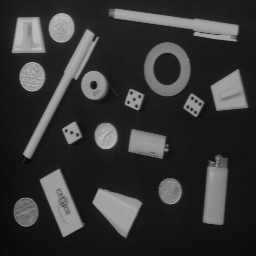
#> input picture Taller3/images/OBJECTS.png, 256 x 256 px; its folder holds 5 pictures in this run; the run also reads 2 pictures not shown here
$ jupyter execute --allow-errors Taller3.ipynb   (shell and % lines are left out)
#> lines starting #> are read from the running program, lines starting #| are printed output that depends on the picture; after the words box and inside, x2 and y2 are one past the last pixel; in counts of white or black regions, pixels touching at a corner belong together
# **Taller 3: Segmentación**

## **IMÁGENES Y VISIÓN - ISIS4825**

### **Profesor**: PhD Juan Pablo Reyes

### **Autores**: Estefanía Laverde, Harvy Benitez.

**Nota:** Se declara el uso de ChatGPT en la elaboración de la versión final de este Taller. Siguiendo la recomendación del profesor, se utilizó como base el código provisto en el enlace del Taller 3, dado que este facilita implementaciones específicas que resultan innecesariamente complejas cuando se generan desde cero con una herramienta de IA.

La IA generativa fue empleada principalmente para mejorar la redacción de los párrafos de algunas respuestas, pero haciendo el análisis por cuenta propia.

[cell 1]
from skimage.util import random_noise
from skimage.filters import threshold_local
from skimage.segmentation import flood
from skimage.segmentation import slic
from skimage import segmentation

from sklearn.cluster import KMeans

import matplotlib.pyplot as plt
import numpy as np
import cv2
import os

# **1. Segmentación por umbralización**

### **1.1 Cree una nueva sección en su notebook**
### **1.2 Cargue la imagen de trabajo objects.png  y visualícela**

[cell 2]
# guardar el path de las imagenes
images_path = 'images/'

# observamos las imagenes en el directorio
os.listdir(images_path)

[cell 3]
# lectura de la imagen
objects_image = cv2.imread(images_path + 'OBJECTS.png', cv2.IMREAD_GRAYSCALE)
#> objects_image is the input picture: shape (256, 256); min 7, max 188, mean 53.3

# visualizar la imagen
plt.imshow(objects_image, cmap='gray', vmin=0, vmax=255)
plt.axis('off')
plt.title('OBJECTS')
plt.show()

### **1.3 Visualice el histograma de la imagen de trabajo**

[cell 4]
objects_hist = cv2.calcHist([objects_image], [0], None, [256], [0, 256])
#> objects_hist = 256 values, max 3542 at index 21, min 0 at index 0, mean 256

plt.plot(objects_hist)
plt.title('Histograma de OBJECTS')
plt.show()

### **1.4 Aplique el algoritmo de umbralización global**

[cell 5]
_, thres_image = cv2.threshold(objects_image, 65, 255, cv2.THRESH_BINARY)
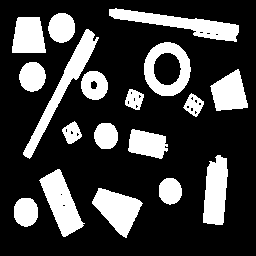
#> thres_image: shape (256, 256); 24.5% white; 18 white regions, largest, box (x1, y1, x2, y2) and area: (109, 8, 239, 42) 1655, (23, 29, 99, 159) 1638, (39, 169, 85, 237) 1490

plt.imshow(thres_image, cmap='gray')
plt.axis('off')
plt.title('Umbralización con valor fijo')
plt.show()

### **1.5 Aplique el algoritmo de umbralización de Otsu con un solo valor**

[cell 6]
threshold, thres_image_otsu = cv2.threshold(objects_image, 0, 255, cv2.THRESH_BINARY+cv2.THRESH_OTSU)
#> thres_image_otsu: shape (256, 256); 23.5% white; 18 white regions, largest, box (x1, y1, x2, y2) and area: (109, 9, 239, 42) 1596, (23, 29, 99, 159) 1563, (40, 169, 84, 237) 1448
#> threshold = 84
print(f"Valor de umbral para Otsu: {threshold}")
#| Valor de umbral para Otsu: 84.0

plt.imshow(thres_image_otsu, cmap='gray')
plt.axis('off')
plt.title('Umbralización con Otsu')
plt.show()

### **1.6 Ahora introduzca ruido gaussiano aditivo con varianza de 0.001 y luego con varianza de 0.05. Visualice el histograma de la imagen resultante. ¿Qué sucede? ¿Por qué sucede esto?**

[cell 7]
# introducir ruido gausiando
noised_image_001 = random_noise(objects_image, mode='gaussian', mean=0,  var=0.001)
noised_image_05 = random_noise(objects_image, mode='gaussian', mean=0,  var=0.05)
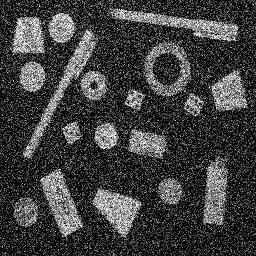
#> noised_image_05: shape (256, 256) float64; min 0, max 1, mean 0.246

plt.figure(figsize=(12, 6))
plt.subplot(1, 2, 1)
plt.imshow(noised_image_001, cmap='gray')
plt.axis('off')
plt.title('Imagen con ruido gaussiano (var=0.001)')

plt.subplot(1, 2, 2)
plt.imshow(noised_image_05, cmap='gray')
plt.axis('off')
plt.title('Imagen con ruido gaussiano (var=0.05)')
plt.show()

# histogramas de las imágenes ruidosas

# convertir las imagenes ruidosas a 8 bits - la imagen original es continua de 0 a 1. Se multiplica por 255 y luego se pasa a 8bits
noised_001_uint8 = (noised_image_001 * 255).astype(np.uint8)
noised_05_uint8 = (noised_image_05 * 255).astype(np.uint8)

objects_hist_001 = cv2.calcHist([noised_001_uint8], [0], None, [256], [0, 256])
#> objects_hist_001 = 256 values, max 1905 at index 22, min 0 at index 200, mean 256
objects_hist_05 = cv2.calcHist([noised_05_uint8], [0], None, [256], [0, 256])
#> objects_hist_05 = 256 values, max 16912 at index 0, min 19 at index 250, mean 256

plt.figure(figsize=(12, 6))
plt.subplot(1, 2, 1)
plt.plot(objects_hist_001)
plt.title('Histograma de imagen con ruido (var=0.001)')

plt.subplot(1, 2, 2)
plt.plot(objects_hist_05)
plt.title('Histograma de imagen con ruido (var=0.05)')
plt.show()

Al introducir ruido gaussiano aditivo a la imagen, el valor de cada píxel se modifica mediante la suma de una variable aleatoria extraída de una distribución normal con media $\mu = 0$ y varianza $\sigma^2$ definida. En estas imágenes se percibe que al aumentar la varianza, el ruido aleatorio se aleja de la media tomando valores más extremos, lo que genera que la gran mayoría de ellos se saturen a los valores máximos y mínimos de la imagen, es decir, 0 y 255.

En el histograma se ven reflejados estos efectos: la varianza de 0.001 mantiene el ruido cercano a la media (0), por lo que, la distribución de la imagen resultante es muy similar a la original, mientras que, la varianza de 0.05 genera una gran cantidad de valores saturados, dando como resultado dos picos principales, el mayor en torno a 0 y el otro en torno a 255.

### **1.7 Vuelva a correr las umbralizaciones sobre la imagen ¿Cómo afecta el ruido al resultado?**

[cell 8]
# umbralizaciones manuales con valor 65
_, thres_image_001 = cv2.threshold(noised_001_uint8, 65, 255, cv2.THRESH_BINARY)
#> thres_image_001: shape (256, 256); 24.4% white; 18 white regions, largest, box (x1, y1, x2, y2) and area: (109, 8, 239, 42) 1654, (23, 29, 99, 159) 1633, (40, 169, 84, 237) 1486
_, thres_image_05 = cv2.threshold(noised_05_uint8, 65, 255, cv2.THRESH_BINARY)
#> thres_image_05: shape (256, 256); 39.7% white; 2980 white regions (2939 under 20 px), largest, box (x1, y1, x2, y2) and area: (20, 25, 113, 163) 2471, (103, 0, 241, 43) 1879, (7, 6, 88, 62) 1864

# umbralizaciones con Otsu
threshold_001, thres_image_otsu_001 = cv2.threshold(noised_001_uint8, 0, 255, cv2.THRESH_BINARY+cv2.THRESH_OTSU)
#> thres_image_otsu_001: shape (256, 256); 23.4% white; 22 white regions (4 under 20 px), largest, box (x1, y1, x2, y2) and area: (109, 9, 239, 42) 1600, (23, 29, 99, 159) 1559, (40, 169, 84, 237) 1442
#> threshold_001 = 84
threshold_05, thres_image_otsu_05 = cv2.threshold(noised_05_uint8, 0, 255, cv2.THRESH_BINARY+cv2.THRESH_OTSU)
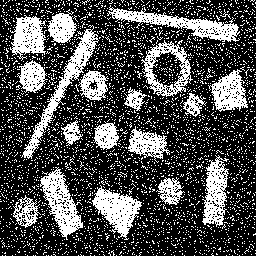
#> thres_image_otsu_05: shape (256, 256); 31.2% white; 3344 white regions (3325 under 20 px), largest, box (x1, y1, x2, y2) and area: (21, 25, 99, 159) 1508, (107, 5, 240, 42) 1507, (40, 167, 83, 240) 1316
#> threshold_05 = 84
print(f"Valor de umbral para Otsu (var=0.001): {threshold_001}")
#| Valor de umbral para Otsu (var=0.001): 84.0
print(f"Valor de umbral para Otsu (var=0.05): {threshold_05}")
#| Valor de umbral para Otsu (var=0.05): 84.0

# visualización de las imagenes resultantes

plt.figure(figsize=(12, 12))
plt.subplot(2, 2, 1)
plt.imshow(thres_image_001, cmap='gray')
plt.axis('off')
plt.title('Umbralización manual (var=0.001)')
plt.subplot(2, 2, 2)
plt.imshow(thres_image_05, cmap='gray')
plt.axis('off')
plt.title('Umbralización manual (var=0.05)')
plt.subplot(2, 2, 3)
plt.imshow(thres_image_otsu_001, cmap='gray')
plt.axis('off')
plt.title('Umbralización Otsu (var=0.001)')
plt.subplot(2, 2, 4)
plt.imshow(thres_image_otsu_05, cmap='gray')
plt.axis('off')
plt.title('Umbralización Otsu (var=0.05)')
plt.show()

El ruido gaussiano aditivo degrada la eficacia de la umbralización a medida que aumenta la varianza. Con una varianza baja, el histograma de la imagen continúa siendo bimodal, de modo que tanto con el umbral manual como con aquel del método Otsu se logre una segmentación adecuada. Sin embargo, al incrementar la varianza a 0.05 el ruido genera una gran cantidad de valores saturados, lo que distorsiona el histograma creando nuevos picos en valores extremos y, vuelve más difícil encontrar un umbral que separe de forma clara los objetos del fondo. Como resultado, en la imagen segmentada aparece mucho ruido, similar al efecto de sal y pimienta, lo que demuestra que el algoritmo no pudo adaptarse a la nueva distribución de la imagen.

### **1.8 Cargue ahora la imagen de trabajo de text, visualícela y visualice su histograma**

[cell 9]
text_image = cv2.imread(images_path + 'TEXT.png', cv2.IMREAD_GRAYSCALE)
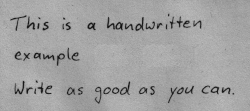
#> input picture Taller3/images/TEXT.png, 250 x 111 px
#> text_image is the input picture: shape (111, 250); min 17, max 189, mean 162.1
hist_text = cv2.calcHist([text_image], [0], None, [256], [0, 256])
#> hist_text = 256 values, max 1675 at index 167, min 0 at index 0, mean 108.4

plt.figure(figsize=(12, 6))
plt.subplot(1, 2, 1)
plt.imshow(text_image, cmap='gray')
plt.axis('off')
plt.title('TEXT')
plt.subplot(1, 2, 2)
plt.plot(hist_text)
plt.title('Histograma de TEXT')
plt.show()

### **1.9 Introduzca ahora una sombra circular lateral y una sombra sinusoidal en la imagen (pruebe con diferentes valores y úselos para los pasos 10 y 11). Visualice el resultado.**

[cell 10]
# calculo de la sobra circular 1
rows, cols = text_image.shape
x, y = np.meshgrid(np.arange(cols), np.arange(rows))
cx, cy = cols // 2, rows // 2  # centro de la imagen
distance = np.sqrt((x - cx) ** 2 + (y - cy) ** 2) # distancia de cada píxel al centro
max_dist = np.sqrt(cx**2 + cy**2) # distancia máxima posible (esquina de la imagen)
spot_shading = 1 - (distance / max_dist)  # aplicar un gradiente
spot_image = text_image * spot_shading
spot_image = spot_image.astype(np.uint8)

# calculo de la sobra circular 2
rows, cols = text_image.shape
x, y = np.meshgrid(np.arange(cols), np.arange(rows))
cx, cy = cols // 2, rows // 2  # centro de la imagen
distance = np.sqrt((x - cx) ** 2 + (y - cy) ** 2) # distancia de cada píxel al centro
max_dist = np.sqrt(cx**2 + cy**2) # distancia máxima posible (esquina de la imagen)
spot_shading = 1 - (distance / max_dist)**0.5  # aplicar un gradiente
spot_image2 = text_image * spot_shading
spot_image2 = spot_image2.astype(np.uint8)

# calculo de sombra sinusoidal 1
frequency = 30  # cantidad de perturbaciones
amplitude = 0.4  # intensidad de los picos
sinusoidal_shading = (1 + amplitude * np.sin(2 * np.pi * x / frequency)) / 1.5 # aplicar
sinusoidal_image = text_image * sinusoidal_shading
sinusoidal_image = sinusoidal_image.astype(np.uint8)

# calculo de sombra sinusoidal 2
frequency = 100  # cantidad de perturbaciones
amplitude = 0.8  # intensidad de los picos
sinusoidal_shading2 = (1 + amplitude * np.sin(2 * np.pi * x / frequency)) / 1.5 # aplicar
sinusoidal_image2 = text_image * sinusoidal_shading2
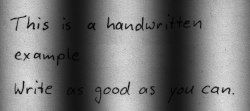
#> sinusoidal_image2: shape (111, 250) float64; min 2.89, max 223.6, mean 119.5
sinusoidal_image2 = sinusoidal_image2.astype(np.uint8)

# visualización de las imágenes con sombras
plt.figure(figsize=(15, 6))
plt.subplot(1, 4, 1)
plt.imshow(spot_image, cmap='gray')
plt.axis('off')
plt.title('Imagen con sombra circular 1')
plt.subplot(1, 4, 2)
plt.imshow(spot_image2, cmap='gray')
plt.axis('off')
plt.title('Imagen con sombra circular 2')

plt.subplot(1, 4, 3)
plt.imshow(sinusoidal_image, cmap='gray')
plt.axis('off')
plt.title('Imagen con sombra sinusoidal 1')
plt.subplot(1, 4, 4)
plt.imshow(sinusoidal_image2, cmap='gray')
plt.axis('off')
plt.title('Imagen con sombra sinusoidal 2')
plt.show()

# visualización de los histogramas de las imágenes con sombras
hist_spot1 = cv2.calcHist([spot_image], [0], None, [256], [0, 256])
#> hist_spot1 = 256 values, max 269 at index 97, min 0 at index 176, mean 108.4
hist_spot2 = cv2.calcHist([spot_image2], [0], None, [256], [0, 256])
#> hist_spot2 = 256 values, max 414 at index 8, min 0 at index 155, mean 108.4

hist_sinusoidal1 = cv2.calcHist([sinusoidal_image], [0], None, [256], [0, 256])
#> hist_sinusoidal1 = 256 values, max 607 at index 71, min 0 at index 0, mean 108.4
hist_sinusoidal2 = cv2.calcHist([sinusoidal_image2], [0], None, [256], [0, 256])
#> hist_sinusoidal2 = 256 values, max 538 at index 22, min 0 at index 0, mean 108.4

plt.figure(figsize=(15, 6))
plt.subplot(1, 4, 1)
plt.plot(hist_spot1)
plt.title('Sombra circular 1')
plt.subplot(1, 4, 2)
plt.plot(hist_spot2)
plt.title('Sombra circular 2')
plt.subplot(1, 4, 3)
plt.plot(hist_sinusoidal1)
plt.title('Sombra sinusoidal 1')
plt.subplot(1, 4, 4)
plt.plot(hist_sinusoidal2)
plt.title('Sombra sinusoidal 2')
plt.show()

### **1.10 Aplique el algoritmo de umbralización de Otsu sobre la imagen original y las dos modificaciones. ¿Qué sucede? ¿Por qué sucede esto? ¿Qué alternativas puede emplear para mitigar este resultado?**

[cell 11]
# umbralizaciones manuales con valor 65
thresh1, thres_image_spot = cv2.threshold(spot_image, 65, 255, cv2.THRESH_BINARY+cv2.THRESH_OTSU)
#> thres_image_spot: shape (111, 250); 50.2% white; 44 black regions (25 under 20 px), largest, box (x1, y1, x2, y2) and area: (0, 0, 84, 111) 6769, (167, 0, 250, 111) 6351, (176, 16, 191, 28) 76
#> thresh1 = 75
thresh2, thres_image_spot2 = cv2.threshold(spot_image2, 65, 255, cv2.THRESH_BINARY+cv2.THRESH_OTSU)
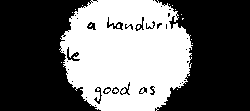
#> thres_image_spot2: shape (111, 250); 41% white; 17 white regions (16 under 20 px), largest, box (x1, y1, x2, y2) and area: (59, 0, 193, 111) 11335
#> thresh2 = 51
thresh3, thres_image_sinusoidal1 = cv2.threshold(sinusoidal_image, 65, 255, cv2.THRESH_BINARY+cv2.THRESH_OTSU)
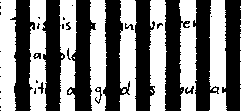
#> thres_image_sinusoidal1: shape (111, 250); 50.9% white; 34 black regions (19 under 20 px), largest, box (x1, y1, x2, y2) and area: (67, 0, 96, 111) 1751, (165, 0, 190, 111) 1697, (103, 0, 130, 111) 1696
#> thresh3 = 108
thresh4, thres_image_sinusoidal2 = cv2.threshold(sinusoidal_image2, 65, 255, cv2.THRESH_BINARY+cv2.THRESH_OTSU)
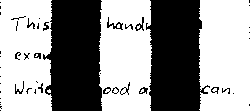
#> thres_image_sinusoidal2: shape (111, 250); 58.1% white; 47 black regions (30 under 20 px), largest, box (x1, y1, x2, y2) and area: (43, 0, 102, 111) 5552, (146, 0, 210, 111) 5507, (107, 17, 123, 30) 65
#> thresh4 = 109

print(f"Valor de umbral para sombra circular 1: {thresh1}")
#| Valor de umbral para sombra circular 1: 75.0
print(f"Valor de umbral para sombra circular 2: {thresh2}")
#| Valor de umbral para sombra circular 2: 51.0
print(f"Valor de umbral para sombra sinusoidal 1: {thresh3}")
#| Valor de umbral para sombra sinusoidal 1: 108.0
print(f"Valor de umbral para sombra sinusoidal 2: {thresh4}")
#| Valor de umbral para sombra sinusoidal 2: 109.0

# visualización
plt.figure(figsize=(15, 6))
plt.subplot(1, 4, 1)
plt.imshow(thres_image_spot, cmap='gray')
plt.axis('off')
plt.title('Umbralización sombra circular 1')
plt.subplot(1, 4, 2)
plt.imshow(thres_image_spot2, cmap='gray')
plt.axis('off')
plt.title('Umbralización sombra circular 2')
plt.subplot(1, 4, 3)
plt.imshow(thres_image_sinusoidal1, cmap='gray')
plt.axis('off')
plt.title('Umbralización sombra sinusoidal 1')
plt.subplot(1, 4, 4)
plt.imshow(thres_image_sinusoidal2, cmap='gray')
plt.axis('off')
plt.title('Umbralización sombra sinusoidal 2')
plt.show()

La introducción de variaciones de iluminación como sombras de diversas naturalezas altera la distribución de intensidades en el histograma, eliminando la separación clara entre las clases, en este caso texto y fondo. Esto genera un solapamiento en el espectro de gris, donde los píxeles de la sombra adquieren valores de intensidad similares a los del texto. Como el algoritmo de Otsu busca un umbral global que minimice la varianza intra-clase, termina seleccionando un valor que clasifica erróneamente las sombras como parte del texto en las 4 imágenes.

Para mitigar este efecto, se puede realizar una umbralización adaptativa, que calcule umbrales locales para cada región, de modo que las diferencias de tonalidad causadas por la sombra no afecten globalmente la segmentación. Otras alternativas que se pueden emplear son técnicas de preprocesamiento como filtro de reducción de ruido o segmentación por contornos, que pueden ayudar a separar el texto.

### **1.11 Aplique ahora un algoritmo de adaptación del umbral en función de las propiedades locales. Compare sus resultados con el algoritmo anterior, usando varios valores para el vecindario local. ¿En qué cambia el resultado con relación al método de Otsu? ¿Qué implicaciones tiene esto? ¿Cómo puede mejorar el resultado de la segmentación para reducir el ruido en ambos casos?**

[cell 12]
# aplicar umbralización adaptativa - spot 1
vecindarios = [15, 25, 35]

umbralizaciones = []
for v in vecindarios:
    ti = threshold_local(spot_image, block_size=v, method='mean') #NOTA: X debe ser impar
    binary_image = spot_image > ti
    thresholded_image = binary_image*255
    umbralizaciones.append(thresholded_image)
#> this loop made 3 passes
#> pass 1, `binary_image = spot_image > ti`:
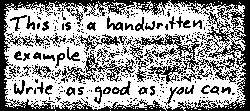
#> binary_image: shape (111, 250) bool; 61.4% white; 409 black regions (355 under 20 px), largest, box (x1, y1, x2, y2) and area: (0, 0, 250, 111) 6443, (61, 50, 135, 83) 565, (78, 34, 120, 51) 220
#> after the loop, umbralizaciones = 3 items


plt.figure(figsize=(15, 6))
plt.subplot(1, 4, 1)
plt.imshow(spot_image, cmap='gray')
plt.axis('off')
plt.title('Sombra circular 1')
for i, v in enumerate(vecindarios):
    plt.subplot(1, 4, i+2)
    plt.imshow(umbralizaciones[i], cmap='gray')
    plt.axis('off')
    plt.title(f'Umbralización adaptativa ({v})')
plt.show()
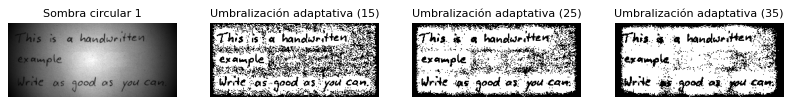
#> figure drawn by matplotlib, 4 panels

[cell 13]
# aplicar umbralización adaptativa - spot 1
vecindarios = [15, 25, 35]

umbralizaciones = []
for v in vecindarios:
    ti = threshold_local(spot_image2, block_size=v, method='mean') #NOTA: X debe ser impar
    binary_image = spot_image2 > ti
    thresholded_image = binary_image*255
    umbralizaciones.append(thresholded_image)
#> (the rest of the program and of its run is left out)
